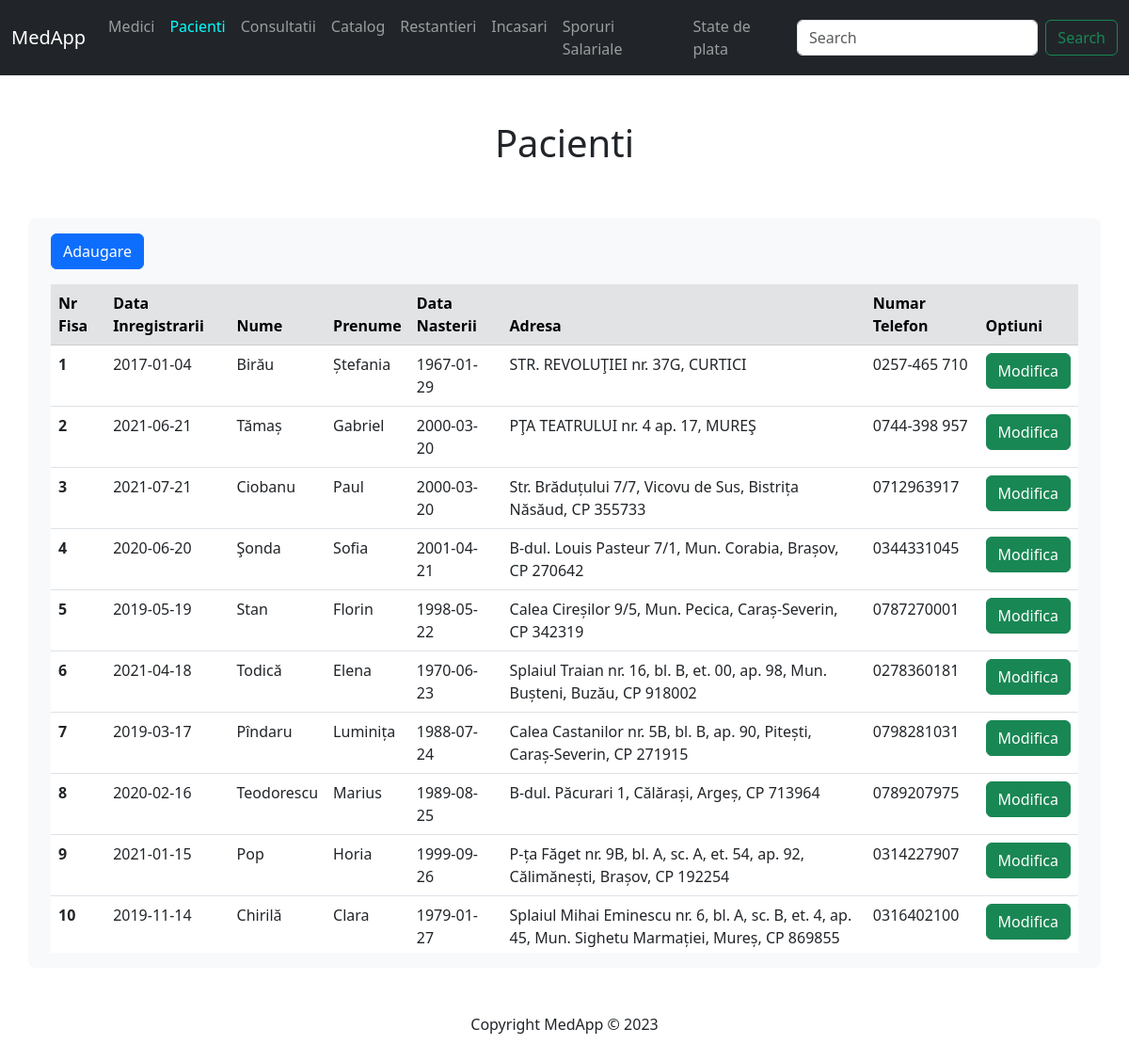
The app's page /display/pacienti.php, older data.
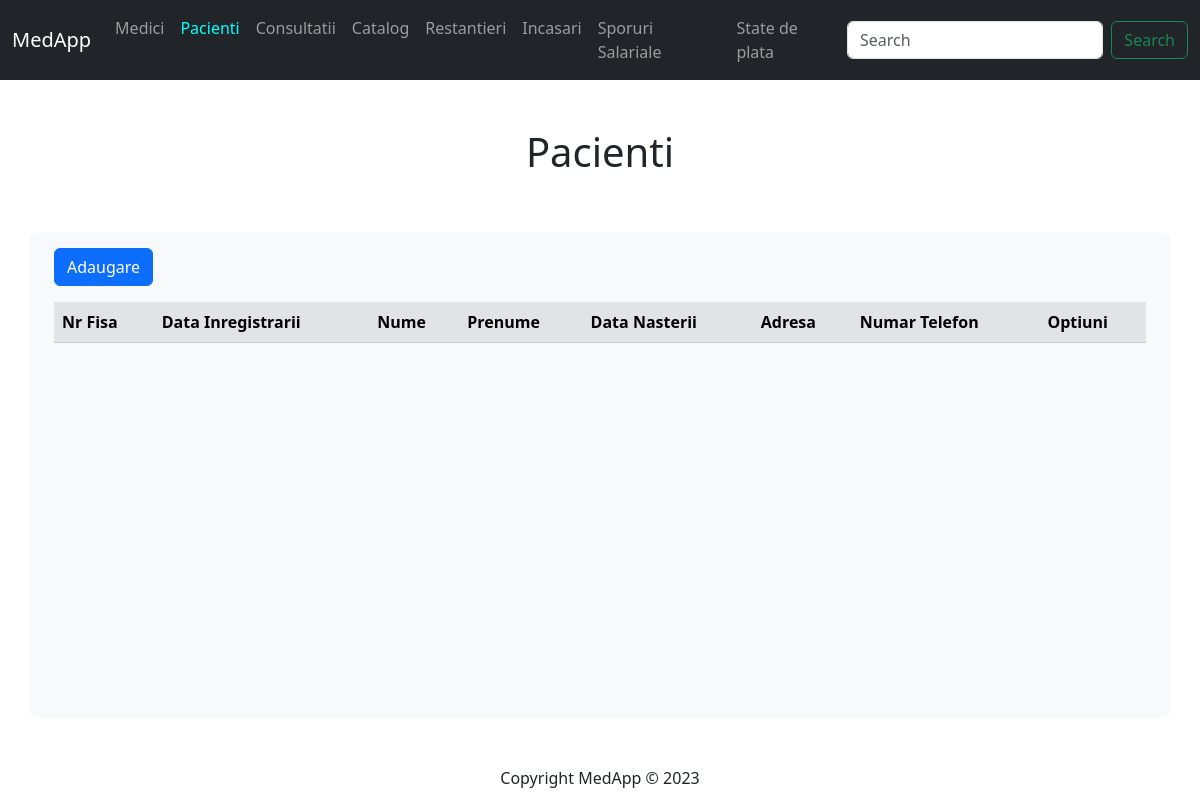
The same page, newer data.
### tables this page shows
CREATE TABLE pacient (
    nr_fisa INT PRIMARY KEY,
    data_inregistrarii DATE,
    nume VARCHAR(50),
    prenume VARCHAR (50),
    data_nasterii DATE,
    adresa VARCHAR(100),
    numar_telefon VARCHAR(13)
);

### php/pacient_code.php (called while the page is built, shortened)
<?php
include($_SERVER['DOCUMENT_ROOT'] . '/medapp/inc/db.php');
$select = "SELECT * FROM pacient";
$rezultatSelect = mysqli_query($conn, $select);
?>

### display/pacienti.php (the view, shortened to what this page needs)
<?php
    include($_SERVER['DOCUMENT_ROOT'] . '/medapp/inc/header.php');
    include($_SERVER['DOCUMENT_ROOT'] . '/medapp/php/pacient_code.php')
?>
<a href="../forms/pacient_form.php">
    <button class="btn btn-primary">Adaugare</button>
</a>
<div class="tableFixed mt-3">
    <table class="table table-hover">
        <thead class="table-secondary">
            <tr>
                <th scope="col">Nr Fisa</th>
                <th scope="col">Data Inregistrarii</th>
                <th scope="col">Nume</th>
                <th scope="col">Prenume</th>
                <th scope="col">Data Nasterii</th>
                <th scope="col">Adresa</th>
                <th scope="col">Numar Telefon</th>
                <th scope="col">Optiuni</th>
            </tr>
        </thead>
        <tbody>
            <?php
                if($rezultatSelect) {
                    while($rand = mysqli_fetch_assoc($rezultatSelect)) {
                        $fisa = $rand['nr_fisa'];
                        $data_inreg = $rand['data_inregistrarii'];
                        $nume = $rand['nume'];
                        $prenume = $rand['prenume'];
                        $data_nasterii = $rand['data_nasterii'];
                        $adresa = $rand['adresa'];
                        $tel = $rand['numar_telefon'];
                        echo "<tr>
                                <th scope='row'>$fisa</th>
                                <td>$data_inreg</td>
                                <td>$nume</td>
                                <td>$prenume</td>
                                <td>$data_nasterii</td>
                                <td>$adresa</td>
                                <td>$tel</td>
                                <td>
                                    <a href='../forms/pacient_form.php?id=$fisa'>
                                        <button class='btn btn-success'>Modifica</button>
                                    </a>
                                </td>
                            </tr>"
                        ;
                    }
                }
            ?>
        </tbody>
    </table>
</div>
<?php include($_SERVER['DOCUMENT_ROOT'] . '/medapp/inc/footer.php'); ?>

Row changes from the older to the newer data that the page shows:
removed pacient: nr_fisa "1", data_inregistrarii "2017-01-04", nume "Birău", prenume "Ștefania", data_nasterii "1967-01-29", adresa "STR. REVOLUŢIEI nr. 37G, CURTICI", numar_telefon "0257-465 710"
removed pacient: nr_fisa "2", data_inregistrarii "2021-06-21", nume "Tămaș", prenume "Gabriel", data_nasterii "2000-03-20", adresa "PŢA TEATRULUI nr. 4 ap. 17, MUREŞ", numar_telefon "0744-398 957"
removed pacient: nr_fisa "3", data_inregistrarii "2021-07-21", nume "Ciobanu", prenume "Paul", data_nasterii "2000-03-20", adresa "Str. Brăduțului 7/7, Vicovu de Sus, Bistrița Năsăud, CP 355733", numar_telefon "0712963917"
removed pacient: nr_fisa "4", data_inregistrarii "2020-06-20", nume "Şonda", prenume "Sofia", data_nasterii "2001-04-21", adresa "B-dul. Louis Pasteur 7/1, Mun. Corabia, Brașov, CP 270642", numar_telefon "0344331045"
removed pacient: nr_fisa "5", data_inregistrarii "2019-05-19", nume "Stan", prenume "Florin", data_nasterii "1998-05-22", adresa "Calea Cireșilor 9/5, Mun. Pecica, Caraș-Severin, CP 342319", numar_telefon "0787270001"
removed pacient: nr_fisa "6", data_inregistrarii "2021-04-18", nume "Todică", prenume "Elena", data_nasterii "1970-06-23", adresa "Splaiul Traian nr. 16, bl. B, et. 00, ap. 98, Mun. Bușteni, Buzău, CP 918002", numar_telefon "0278360181"
removed pacient: nr_fisa "7", data_inregistrarii "2019-03-17", nume "Pîndaru", prenume "Luminița", data_nasterii "1988-07-24", adresa "Calea Castanilor nr. 5B, bl. B, ap. 90, Pitești, Caraș-Severin, CP 271915", numar_telefon "0798281031"
removed pacient: nr_fisa "8", data_inregistrarii "2020-02-16", nume "Teodorescu", prenume "Marius", data_nasterii "1989-08-25", adresa "B-dul. Păcurari 1, Călărași, Argeș, CP 713964", numar_telefon "0789207975"
removed pacient: nr_fisa "9", data_inregistrarii "2021-01-15", nume "Pop", prenume "Horia", data_nasterii "1999-09-26", adresa "P-ța Făget nr. 9B, bl. A, sc. A, et. 54, ap. 92, Călimănești, Brașov, CP 192254", numar_telefon "0314227907"
removed pacient: nr_fisa "10", data_inregistrarii "2019-11-14", nume "Chirilă", prenume "Clara", data_nasterii "1979-01-27", adresa "Splaiul Mihai Eminescu nr. 6, bl. A, sc. B, et. 4, ap. 45, Mun. Sighetu Marmației, Mureș, CP 869855", numar_telefon "0316402100"
